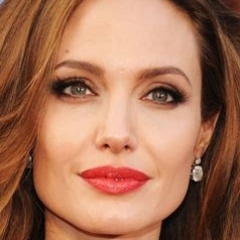
#> input picture sample_faces/Angelina Jolie.jpg, 240 x 240 px
$ python -i app.py   (imports and definitions only)
#> lines starting #> are read from the running program, lines starting #| are printed output that depends on the picture
import streamlit as st
import cv2
import numpy as np
import joblib
import pywt
from skimage.feature import hog
from PIL import Image
import os

# Load models
# [2 lines not run here, left out]

# Class dictionary
class_dict = {
    'Angelina Jolie': 0,
    'Brad Pitt': 1,
    'Jennifer Lawrence': 2,
    'Johnny Depp': 3,
    'Megan Fox': 4,
    'Robert Downey Jr': 5,
    'Sandra Bullock': 6,
    'Tom Cruise': 7,
    'Tom Hanks': 8,
    'Will Smith': 9
}
inv_class_dict = {v: k for k, v in class_dict.items()}

# Load Haar cascades
face_cascade = cv2.CascadeClassifier(cv2.data.haarcascades + 'haarcascade_frontalface_default.xml')
eye_cascade = cv2.CascadeClassifier(cv2.data.haarcascades + 'haarcascade_eye.xml')

# Wavelet function
def w2d(img, mode='haar', level=1):
    gray = cv2.cvtColor(img, cv2.COLOR_BGR2GRAY)
    imArray = np.float32(gray) / 255.0
    coeffs = pywt.wavedec2(imArray, mode, level=level)
    coeffs_H = list(coeffs)
    coeffs_H[0] *= 0
    imArray_H = pywt.waverec2(coeffs_H, mode)
    imArray_H = np.uint8(imArray_H * 255)
    return imArray_H

# HOG features
def extract_hog_features(img):
    gray = cv2.cvtColor(img, cv2.COLOR_BGR2GRAY)
    features, _ = hog(
        gray,
        orientations=9,
        pixels_per_cell=(8, 8),
        cells_per_block=(2, 2),
        visualize=True,
        block_norm='L2-Hys'
    )
    return features

# Combined feature extraction
def extract_features(img):
    resized_img = cv2.resize(img, (64, 64))
    wavelet_img = w2d(img, 'db1', 5)
    resized_wavelet = cv2.resize(wavelet_img, (64, 64))
    wavelet_features = resized_wavelet.flatten()
    hog_features = extract_hog_features(resized_img)
    combined_features = np.hstack((wavelet_features, hog_features))
    return combined_features

# Cropping the image else returning none
def get_cropped_face(img):
    gray = cv2.cvtColor(img, cv2.COLOR_BGR2GRAY)
    faces = face_cascade.detectMultiScale(gray, 1.1, 4)  # Tweaked scaleFactor
    for (x, y, w, h) in faces:
        cropped_img = img[y:y+h, x:x+w]
        return cv2.resize(cropped_img, (250, 250))
    return None


# Streamlit app
# [5 lines not run here, left out]
sample_faces_dir = "sample_faces"
# [1 line that did not run here, left out]
# [11 lines not run here, left out]
# [1 line that did not run here, left out]
# [1 line not run here, left out]
# [1 line that did not run here, left out]

# Main content
# [17 lines not run here, left out]

>>> import cv2
>>> picture = cv2.imread('sample_faces/Angelina Jolie.jpg')
#> picture is the input picture: shape (240, 240, 3); mean B, G, R 87.6, 114, 165.6
>>> result = extract_features(picture)
#> in extract_features, `resized_img = cv2.resize(img, (64, 64))`:
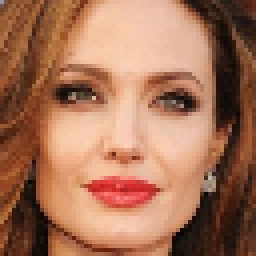
#> resized_img: shape (64, 64, 3) (shown 4 times larger); mean B, G, R 87.5, 113.8, 165.5
#> in w2d, `gray = cv2.cvtColor(img, cv2.COLOR_BGR2GRAY)`:
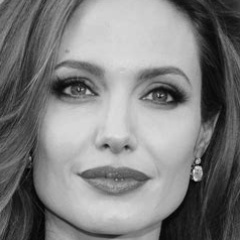
#> gray: shape (240, 240); min 2, max 224, mean 126.4
#> in w2d, `coeffs = pywt.wavedec2(imArray, mode, level=level)`: coeffs = 6 items
#> in w2d, `imArray_H = pywt.waverec2(coeffs_H, mode)`:
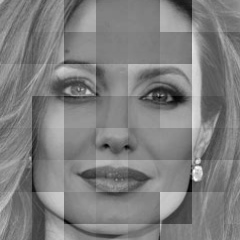
#> imArray_H: shape (240, 240) float32; min -0.595, max 0.599, mean -3.15e-10; drawn with min black and max white
#> in w2d, `imArray_H = np.uint8(imArray_H * 255)`:
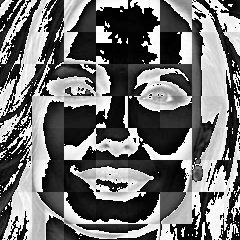
#> imArray_H: shape (240, 240); min 0, max 255, mean 112.2
#> in extract_features, `resized_wavelet = cv2.resize(wavelet_img, (64, 64))`:
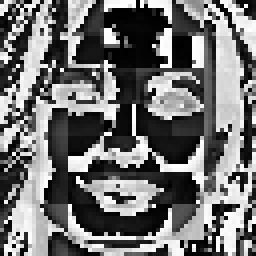
#> resized_wavelet: shape (64, 64) (shown 4 times larger); min 0, max 255, mean 112.8
#> in extract_features, `wavelet_features = resized_wavelet.flatten()`: wavelet_features = 4096 values, max 255 at index 99, min 0 at index 34, mean 112.8
#> in extract_hog_features, `gray = cv2.cvtColor(img, cv2.COLOR_BGR2GRAY)`:
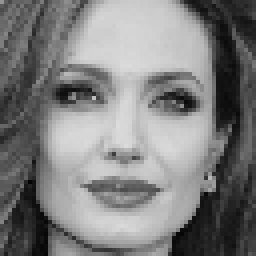
#> gray: shape (64, 64) (shown 4 times larger); min 4, max 220, mean 126.3
#> in extract_hog_features, `features, _ = hog( gray, orientations=9, pixels_per_cell=(8, 8), cells..`: features = 1764 values, max 0.532 at index 153, min 0 at index 49, mean 0.126
#> in extract_features, `hog_features = extract_hog_features(resized_img)`: hog_features has the same summary as features in extract_hog_features
#> in extract_features, `combined_features = np.hstack((wavelet_features, hog_features))`: combined_features = 5860 values, max 255 at index 99, min 0 at index 34, mean 78.86
#> result has the same summary as combined_features in extract_features

$ run again, on sample_faces/Brad Pitt.jpg
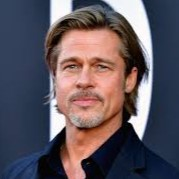
#> input picture sample_faces/Brad Pitt.jpg, 179 x 179 px
#> picture is the input picture: shape (179, 179, 3); mean B, G, R 93.4, 85.4, 95
#> coeffs = 6 items
#> in extract_features, `resized_wavelet = cv2.resize(wavelet_img, (64, 64))`:
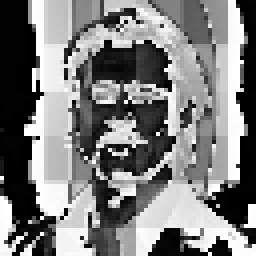
#> resized_wavelet: shape (64, 64) (shown 4 times larger); min 0, max 255, mean 125.6
#> wavelet_features = 4096 values, max 255 at index 187, min 0 at index 6, mean 125.6
#> in extract_hog_features, `gray = cv2.cvtColor(img, cv2.COLOR_BGR2GRAY)`:
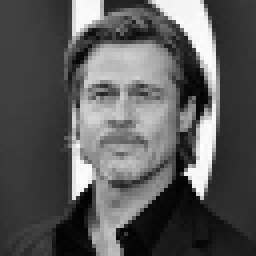
#> gray: shape (64, 64) (shown 4 times larger); min 1, max 253, mean 89
#> features = 1764 values, max 0.708 at index 1658, min 0 at index 1, mean 0.116
#> hog_features has the same summary as features in extract_hog_features
#> combined_features = 5860 values, max 255 at index 187, min 0 at index 6, mean 87.84
#> result has the same summary as combined_features in extract_features

$ run again, on sample_faces/Jennifer Lawrence.jpg
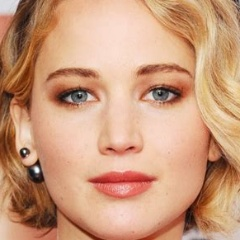
#> input picture sample_faces/Jennifer Lawrence.jpg, 240 x 240 px
#> picture is the input picture: shape (240, 240, 3); mean B, G, R 123.6, 154.4, 203
#> coeffs = 6 items
#> in extract_features, `resized_wavelet = cv2.resize(wavelet_img, (64, 64))`:
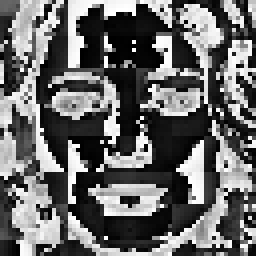
#> resized_wavelet: shape (64, 64) (shown 4 times larger); min 0, max 255, mean 104.4
#> wavelet_features = 4096 values, max 255 at index 157, min 0 at index 224, mean 104.4
#> in extract_hog_features, `gray = cv2.cvtColor(img, cv2.COLOR_BGR2GRAY)`:
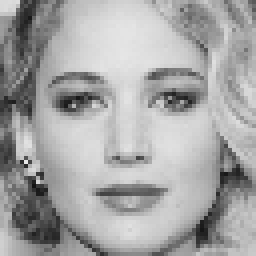
#> gray: shape (64, 64) (shown 4 times larger); min 20, max 232, mean 165.3
#> features = 1764 values, max 0.446 at index 345, min 0 at index 5, mean 0.127
#> hog_features has the same summary as features in extract_hog_features
#> combined_features = 5860 values, max 255 at index 157, min 0 at index 224, mean 72.99
#> result has the same summary as combined_features in extract_features

$ run again, on sample_faces/Johnny Depp.jpg
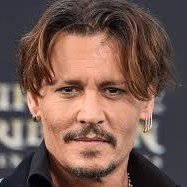
#> input picture sample_faces/Johnny Depp.jpg, 187 x 187 px
#> picture is the input picture: shape (187, 187, 3); mean B, G, R 81.1, 89.9, 117
#> coeffs = 6 items
#> in extract_features, `resized_wavelet = cv2.resize(wavelet_img, (64, 64))`:
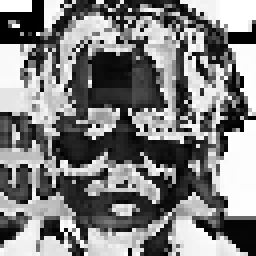
#> resized_wavelet: shape (64, 64) (shown 4 times larger); min 0, max 255, mean 127.9
#> wavelet_features = 4096 values, max 255 at index 0, min 0 at index 8, mean 127.9
#> in extract_hog_features, `gray = cv2.cvtColor(img, cv2.COLOR_BGR2GRAY)`:
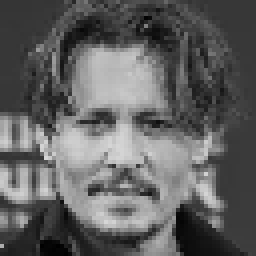
#> gray: shape (64, 64) (shown 4 times larger); min 0, max 214, mean 96.8
#> features = 1764 values, max 0.404 at index 1734, min 0 at index 8, mean 0.137
#> hog_features has the same summary as features in extract_hog_features
#> combined_features = 5860 values, max 255 at index 0, min 0 at index 8, mean 89.43
#> result has the same summary as combined_features in extract_features
